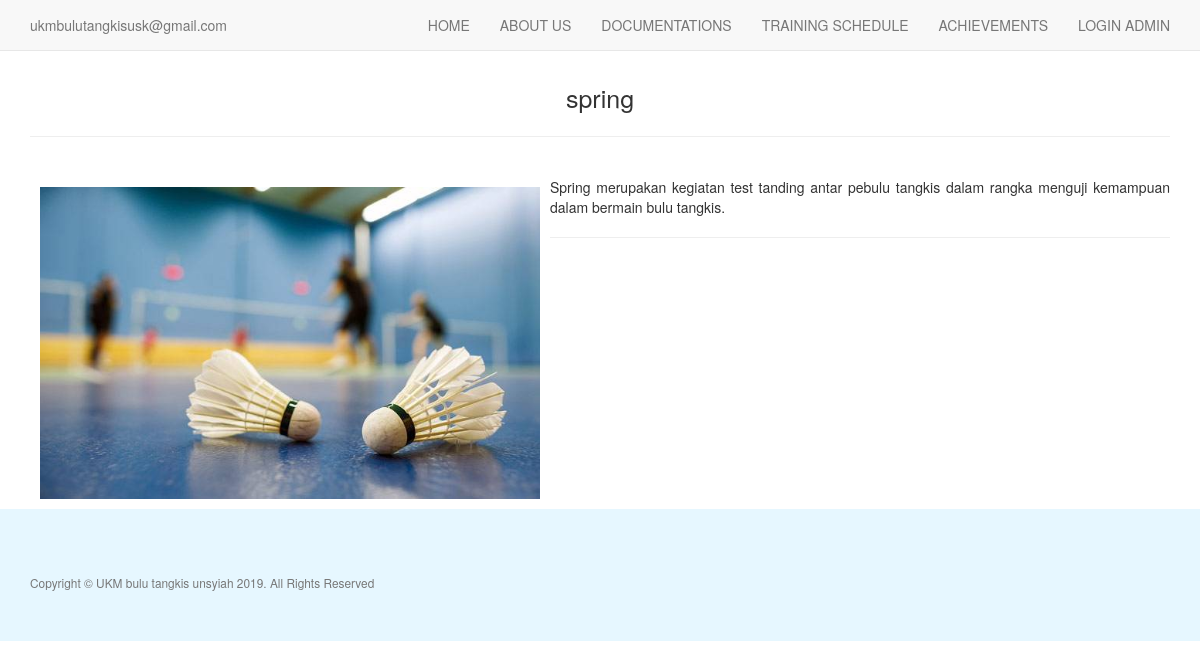
Screenshot of /web_ukm_badminton/documentations/kegiatan_1.php?nomor=26 with the database file from the repository.
### tables this page shows
CREATE TABLE `kegiatan` (
  `nomor` int(11) NOT NULL,
  `nama_kegiatan` varchar(30) DEFAULT NULL,
  `berita_kegiatan` varchar(5000) DEFAULT NULL,
  `nama_photo` varchar(100) DEFAULT NULL
);

### web_ukm_badminton/documentations/kegiatan_1.php (the view, shortened to what this page needs)
<!DOCTYPE html>
<html lang="en">
<head>
    <link href="css/bootstrap.min.css" rel="stylesheet">
    <link href="css/landing-page.css" rel="stylesheet">
</head>
<body>
    <nav class="navbar navbar-default navbar-fixed-top topnav" role="navigation">
        <div class="container topnav">
            <div class="navbar-header">
                <a class="navbar-brand topnav" href="#">ukmbulutangkisusk@gmail.com</a>
            </div>
            <div class="collapse navbar-collapse" id="bs-example-navbar-collapse-1">
                <ul class="nav navbar-nav navbar-right">
                    <li>
                        <a href="../index.php">HOME</a>
                    </li>
                    <li class="dropdown1">
                        <a href="#">ABOUT US</a>
                    </li>
                    <li>
                        <a href="../documentations.php">DOCUMENTATIONS</a>
                    </li>
                    <li>
                        <a href="../training_schedule.php">TRAINING SCHEDULE</a>
                    </li>
                    <li>
                        <a href="../achievements.php">ACHIEVEMENTS</a>
                    </li>
                    <li>
                        <a href="../login_admin/login.php">LOGIN ADMIN</a>
                    </li>
                </ul>
            </div>
        </div>
    </nav>
    <br><br><br><br>
        <div class="container">
                <?php
                    $nomor =$_GET['nomor'];
                    $hasil_query = mysqli_query($link, "select * from kegiatan where nomor=\"$nomor\"");
                    $data = mysqli_fetch_assoc($hasil_query);
                ?>
                <p style="text-align: center; font-size: 25px"><?php echo $data["nama_kegiatan"] ?></p>
				<hr>
				<br>
				<p style="text-align: justify;">
                    <img src="image/<?php echo $data["nama_photo"] ?>" alt="" style="float: left; margin: 10px" width="500">
                    <?php echo $data["berita_kegiatan"]; ?>
				</p>
				<hr>
        </div>
    <footer>
        <div class="container">
            <div class="row">
                <div class="col-lg-12">
                    <p class="copyright text-muted small">Copyright &copy; UKM bulu tangkis unsyiah 2019. All Rights Reserved</p>
                </div>
            </div>
        </div>
    </footer>
</body>
</html>

### web_ukm_badminton/documentations/css/landing-page.css (style rules this page uses)
body, html { width: 100%; height: 100%; }
.topnav { font-size: 14px; }
footer { padding: 50px 0; background-color: #e6f7ff; }
p.copyright { margin: 15px 0 0; }
.dropdown1 { position: relative; display: inline-block; }
a { color: #FF5126; -webkit-transition: 0.5s; -o-transition: 0.5s; transition: 1s; }

### rows the page displays
kegiatan: nama_kegiatan "spring", nama_photo (picture), berita_kegiatan "Spring merupakan kegiatan test tanding antar pebulu tangkis dalam rangka menguji kemampuan dalam bermain bulu tangkis."
